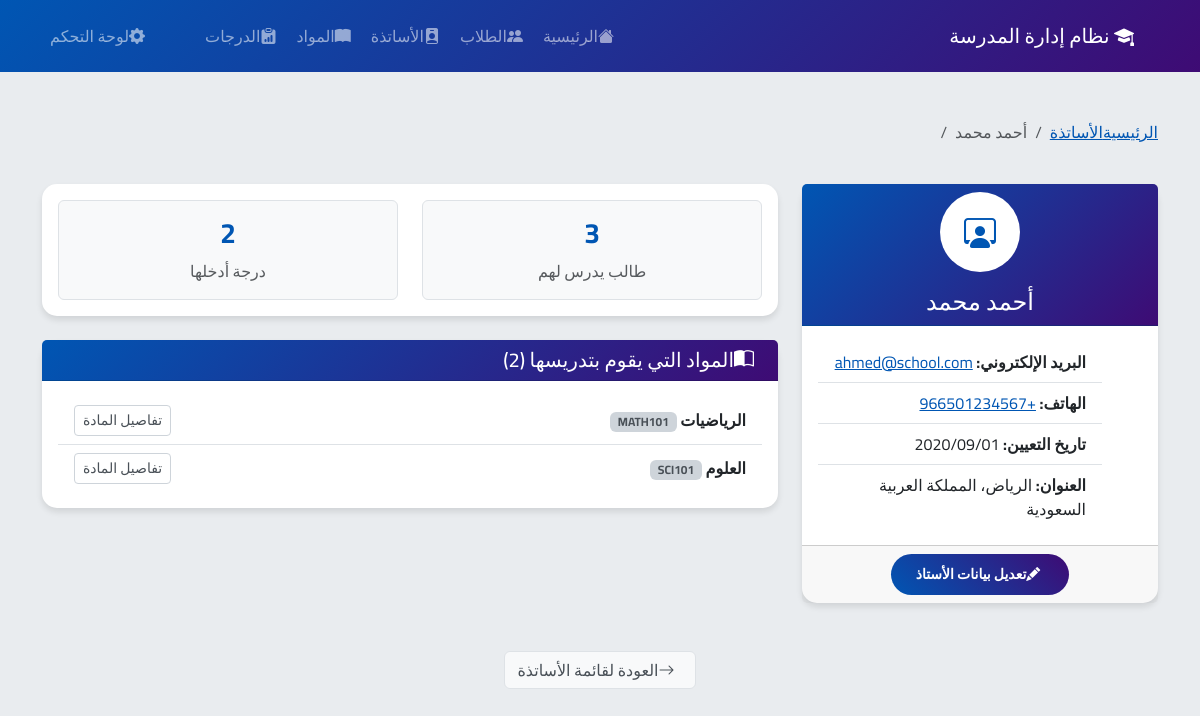
The page /teachers/1/ on the database its author committed.
### students_teachers/models.py (models this page shows, shortened)
class Teacher(models.Model):
    GENDER_CHOICES = [
        ('M', 'ذكر'),
        ('F', 'أنثى'),
    ]
    first_name = models.CharField(max_length=50, verbose_name="الاسم الأول")
    last_name = models.CharField(max_length=50, verbose_name="اسم العائلة")
    email = models.EmailField(unique=True, verbose_name="البريد الإلكتروني")
    phone_regex = RegexValidator(regex=r'^\+?1?\d{9,15}$', message="رقم الهاتف يجب أن يكون بالصيغة: '+999999999'. حتى 15 رقم مسموح.")
    phone = models.CharField(validators=[phone_regex], max_length=17, verbose_name="رقم الهاتف")
    gender = models.CharField(max_length=1, choices=GENDER_CHOICES, verbose_name="الجنس")
    date_of_birth = models.DateField(verbose_name="تاريخ الميلاد")
    hire_date = models.DateField(verbose_name="تاريخ التوظيف")
    subjects = models.ManyToManyField(Subject, verbose_name="المواد التي يدرسها")
    address = models.TextField(verbose_name="العنوان")
    salary = models.DecimalField(max_digits=10, decimal_places=2, verbose_name="الراتب")
    is_active = models.BooleanField(default=True, verbose_name="نشط")
    created_at = models.DateTimeField(auto_now_add=True, verbose_name="تاريخ الإنشاء")
    updated_at = models.DateTimeField(auto_now=True, verbose_name="تاريخ التحديث")
    class Meta:
        verbose_name = "أستاذ"
        verbose_name_plural = "الأساتذة"
        ordering = ['first_name', 'last_name']
    @property
    def full_name(self):
        return f"{self.first_name} {self.last_name}"

class Subject(models.Model):
    name = models.CharField(max_length=100, verbose_name="اسم المادة")
    code = models.CharField(max_length=10, unique=True, verbose_name="رمز المادة")
    description = models.TextField(blank=True, verbose_name="وصف المادة")
    created_at = models.DateTimeField(auto_now_add=True, verbose_name="تاريخ الإنشاء")
    class Meta:
        verbose_name = "مادة"
        verbose_name_plural = "المواد"
        ordering = ['name']

### students_teachers/views.py (the view)
# urls.py: path('teachers/<int:teacher_id>/', views.teacher_detail, name='teacher_detail'),
def teacher_detail(request, teacher_id):
    teacher = get_object_or_404(Teacher, id=teacher_id, is_active=True)
    subjects = teacher.subjects.all()
    students_count = Student.objects.filter(subjects__in=subjects, is_active=True).distinct().count()
    grades_count = Grade.objects.filter(teacher=teacher).count()
    context = {
        'teacher': teacher,
        'subjects': subjects,
        'students_count': students_count,
        'grades_count': grades_count,
    }
    return render(request, 'students_teachers/teacher_detail.html', context)

### students_teachers/templates/students_teachers/teacher_detail.html (shortened to what this page needs)
{% extends 'students_teachers/base.html' %}
{% block content %}
<div class="row mb-4">
    <div class="col-12">
        <nav aria-label="breadcrumb">
            <ol class="breadcrumb">
                <li class="breadcrumb-item"><a href="{% url 'students_teachers:home' %}" style="color: #0056b3;">الرئيسية</a></li>
                <li class="breadcrumb-item"><a href="{% url 'students_teachers:teachers_list' %}" style="color: #0056b3;">الأساتذة</a></li>
                <li class="breadcrumb-item active" aria-current="page">{{ teacher.full_name }}</li>
            </ol>
        </nav>
    </div>
</div>
<div class="row">
    <div class="col-md-4 mb-4">
        <div class="card h-100">
            <div class="card-header text-white text-center" style="background: linear-gradient(135deg, #0056b3 0%, #3e0b74 100%);">
                <div class="avatar-circle bg-white text-primary mx-auto mb-3"
                    style="width: 80px; height: 80px; border-radius: 50%; font-size: 2rem; font-weight: bold; display: flex; align-items: center; justify-content: center; color: #0056b3 !important;">
                    <i class="bi bi-person-workspace"></i>
                </div>
                <h4 class="mb-0">{{ teacher.full_name }}</h4>
            </div>
            <div class="card-body">
                <ul class="list-group list-group-flush">
                    <li class="list-group-item">
                        <strong>البريد الإلكتروني:</strong>
                        <a href="mailto:{{ teacher.email }}" style="color: #0056b3;">{{ teacher.email }}</a>
                    </li>
                    <li class="list-group-item">
                        <strong>الهاتف:</strong>
                        <a href="tel:{{ teacher.phone }}" style="color: #0056b3;">{{ teacher.phone|default:"غير متوفر" }}</a>
                    </li>
                    <li class="list-group-item">
                        <strong>تاريخ التعيين:</strong>
                        {{ teacher.hire_date|date:"Y/m/d" }}
                    </li>
                    <li class="list-group-item">
                        <strong>العنوان:</strong>
                        {{ teacher.address|default:"غير محدد" }}
                    </li>
                </ul>
            </div>
            <div class="card-footer text-center">
                <a href="/admin/students_teachers/teacher/{{ teacher.id }}/change/" class="btn btn-primary btn-sm">
                    <i class="bi bi-pencil-fill me-1"></i>تعديل بيانات الأستاذ
                </a>
            </div>
        </div>
    </div>
    <div class="col-md-8 mb-4">
        <div class="card mb-4">
            <div class="card-body text-center">
                <div class="row">
                    <div class="col-md-6 mb-3 mb-md-0">
                        <div class="p-3 border rounded" style="background-color: #f8f9fa;">
                            <h3 style="color: #0056b3;" class="fw-bold">{{ students_count }}</h3>
                            <p class="text-muted mb-0">طالب يدرس لهم</p>
                        </div>
                    </div>
                    <div class="col-md-6">
                        <div class="p-3 border rounded" style="background-color: #f8f9fa;">
                            <h3 style="color: #0056b3;" class="fw-bold">{{ grades_count }}</h3>
                            <p class="text-muted mb-0">درجة أدخلها</p>
                        </div>
                    </div>
                </div>
            </div>
        </div>
        <div class="card">
            <div class="card-header text-white" style="background: linear-gradient(135deg, #0056b3 0%, #3e0b74 100%);">
                <h5 class="mb-0">
                    <i class="bi bi-book-half me-2"></i>المواد التي يقوم بتدريسها ({{ subjects|length }})
                </h5>
            </div>
            <div class="card-body">
                {% if subjects %}
                    <div class="list-group list-group-flush">
                        {% for subject in subjects %}
                        <div class="list-group-item d-flex justify-content-between align-items-center">
                            <div>
                                <strong>{{ subject.name }}</strong>
                                <span class="badge" style="background-color: #ced4da; color: #495057;">{{ subject.code }}</span>
                            </div>
                            <a href="{% url 'students_teachers:subject_detail' subject.id %}" class="btn btn-sm btn-outline-secondary" style="border-color: #ced4da; color: #495057;">
                                تفاصيل المادة
                            </a>
                        </div>
                        {% endfor %}
                    </div>
                {% else %}
                    <p class="text-muted text-center">لم يتم إسناد أي مواد لهذا الأستاذ بعد.</p>
                {% endif %}
            </div>
        </div>
    </div>
</div>
<div class="row mt-4">
    <div class="col-12 text-center">
        <a href="{% url 'students_teachers:teachers_list' %}" class="btn btn-light border" style="color: #495057; border-color: #ced4da;">
            <i class="bi bi-arrow-right me-2"></i>العودة لقائمة الأساتذة
        </a>
    </div>
</div>
{% endblock %}

### students_teachers/templates/students_teachers/base.html (style rules this page uses)
body { font-family: 'Cairo', sans-serif; background-color: #e9ecef; }
.card { border: none; border-radius: 15px; box-shadow: 0 4px 6px rgba(0, 0, 0, 0.1); transition: transform 0.3s ease, box-shadow 0.3s ease; background-color: #ffffff; }
.btn-primary { background: linear-gradient(45deg, #0056b3, #3e0b74); border: none; border-radius: 25px; padding: 10px 25px; font-weight: 600; transition: all 0.3s ease; }

### rows shown on the page
Teacher: full_name "أحمد محمد", email "ahmed@school.com", phone "+966501234567", hire_date "2020/09/01", address "الرياض، المملكة العربية السعودية"
Subject: name "الرياضيات", code "MATH101"
Subject: name "العلوم", code "SCI101"

### other values the page prints
{{ students_count }} "3"
{{ grades_count }} "2"
{{ subjects|length }} "2"
